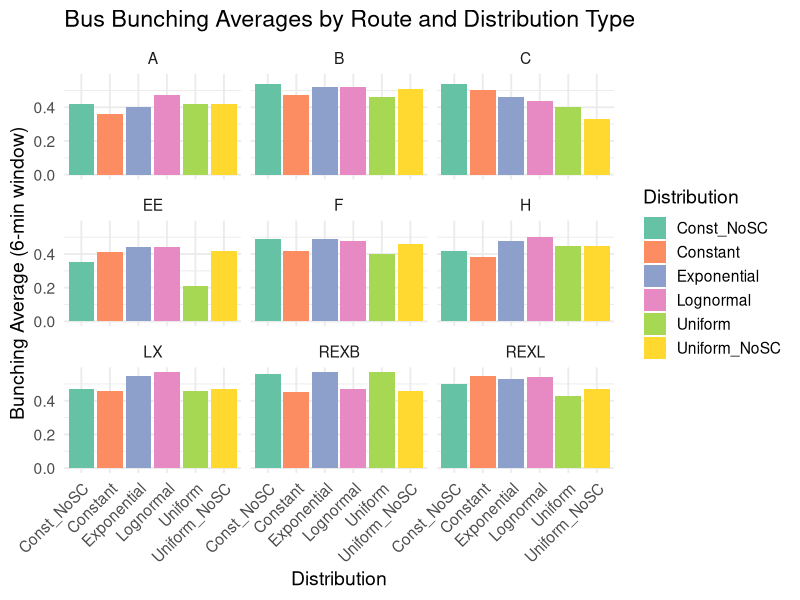
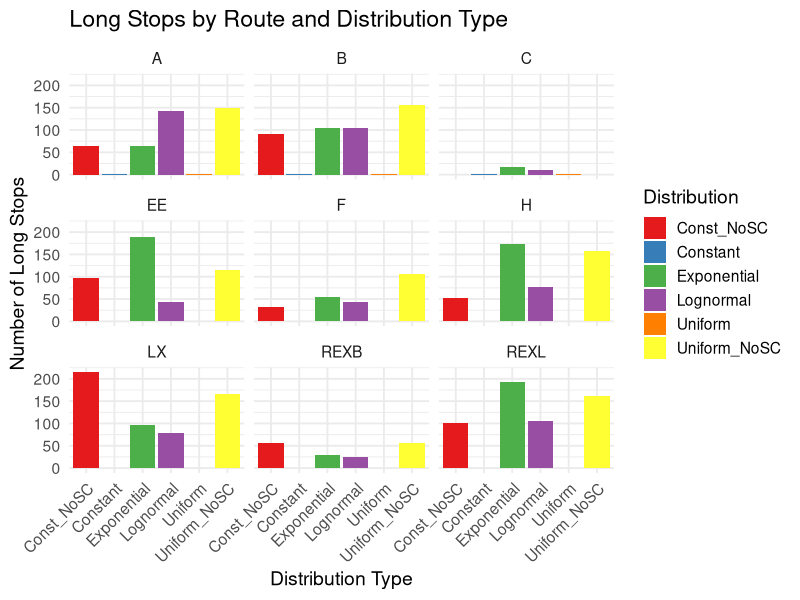

These figures' R source, in order:
# Bus bunching Simulation Data

# Data setup
routes <- c("A", "H", "REXB", "C", "LX", "B", "REXL", "EE", "F")

log_avgs <- c(0.47, 0.50, 0.47, 0.44, 0.57, 0.52, 0.54, 0.44, 0.48)
exp_avgs <- c(0.40, 0.48, 0.57, 0.46, 0.55, 0.52, 0.53, 0.44, 0.49)
uni_avgs <- c(0.42, 0.45, 0.57, 0.40, 0.46, 0.46, 0.43, 0.21, 0.40)
const_avgs <- c(0.36, .38, .45, 0.5, .46, .47, .55, .41, .42)
uni_nosc_avgs <- c(0.42, 0.45, 0.46, 0.33, 0.47, .51, 0.47, 0.42, 0.46)
const_nosc_avgs <- c(.42, .42, .56, .54, .47, .54, .5, .35, .49)

# Long Stops
log_long_stops <- c(142, 77, 24, 11, 78, 104, 106, 43, 44)
exp_long_stops <- c(64, 173, 30, 18, 96, 105, 194, 190, 55)
uni_long_stops <- c(1, 1, 1, 1, 1, 1, 1, 1, 1)
const_long_stops <- c(1, 1, 1, 1, 1, 1, 1, 1, 1)
uni_nosc_long_stops <- c(149, 158, 56, 0, 167, 157, 161, 115, 106)
const_nosc_long_stops <- c(65, 53, 56, 0, 215, 92, 102, 97, 32)


library(tidyverse)


# ---------- BUNCHING AVERAGES ----------
df_avg <- data.frame(
  Route = routes,
  Lognormal = log_avgs,
  Exponential = exp_avgs,
  Constant = const_avgs,
  Uniform = uni_avgs,
  Uniform_NoSC = uni_nosc_avgs,
  Const_NoSC = const_nosc_avgs
)

df_avg_long <- df_avg %>%
  pivot_longer(cols = -Route, names_to = "Distribution", values_to = "Average")

ggplot(df_avg_long, aes(x = Distribution, y = Average, fill = Distribution)) +
  geom_bar(stat = "identity", position = "dodge") +
  facet_wrap(~ Route, ncol = 3) +  # ← creates one chart per route
  labs(
    title = "Bus Bunching Averages by Route and Distribution Type",
    y = "Bunching Average (6-min window)",
  ) +
  theme_minimal(base_size = 14) +
  theme(axis.text.x = element_text(angle = 45, hjust = 1)) +
  scale_fill_brewer(palette = "Set2")

# ---------- LONG STOPS ----------
df_long <- data.frame(
  Route = routes,
  Lognormal = log_long_stops,
  Exponential = exp_long_stops,
  Constant = const_long_stops,
  Uniform = uni_long_stops,
  Uniform_NoSC = uni_nosc_long_stops,
  Const_NoSC = const_nosc_long_stops
)

df_long_long <- df_long %>%
  pivot_longer(cols = -Route, names_to = "Distribution", values_to = "LongStops")

ggplot(df_long_long, aes(x = Distribution, y = LongStops, fill = Distribution)) +
  geom_bar(stat = "identity", position = "dodge") +
  facet_wrap(~ Route, ncol = 3) +  # ← one chart per route
  labs(
    title = "Long Stops by Route and Distribution Type",
    y = "Number of Long Stops",
    x = "Distribution Type"
  ) +
  theme_minimal(base_size = 14) +
  theme(axis.text.x = element_text(angle = 45, hjust = 1)) +
  scale_fill_brewer(palette = "Set1")
